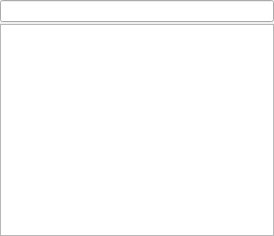
<?xml version="1.0" encoding="UTF-8"?>
<ui version="4.0">
 <class>BundleSelector</class>
 <widget class="QDialog" name="BundleSelector">
  <property name="geometry">
   <rect>
    <x>0</x>
    <y>0</y>
    <width>274</width>
    <height>236</height>
   </rect>
  </property>
  <property name="windowTitle">
   <string>Dialog</string>
  </property>
  <layout class="QVBoxLayout" name="verticalLayout">
   <property name="spacing">
    <number>2</number>
   </property>
   <property name="margin">
    <number>0</number>
   </property>
   <item>
    <widget class="QLineEdit" name="lineFilter"/>
   </item>
   <item>
    <widget class="QTableView" name="tableBundleItems">
     <property name="selectionMode">
      <enum>QAbstractItemView::SingleSelection</enum>
     </property>
     <property name="selectionBehavior">
      <enum>QAbstractItemView::SelectRows</enum>
     </property>
     <property name="showGrid">
      <bool>false</bool>
     </property>
     <attribute name="horizontalHeaderVisible">
      <bool>false</bool>
     </attribute>
     <attribute name="verticalHeaderVisible">
      <bool>false</bool>
     </attribute>
    </widget>
   </item>
  </layout>
 </widget>
 <resources/>
 <connections/>
</ui>
